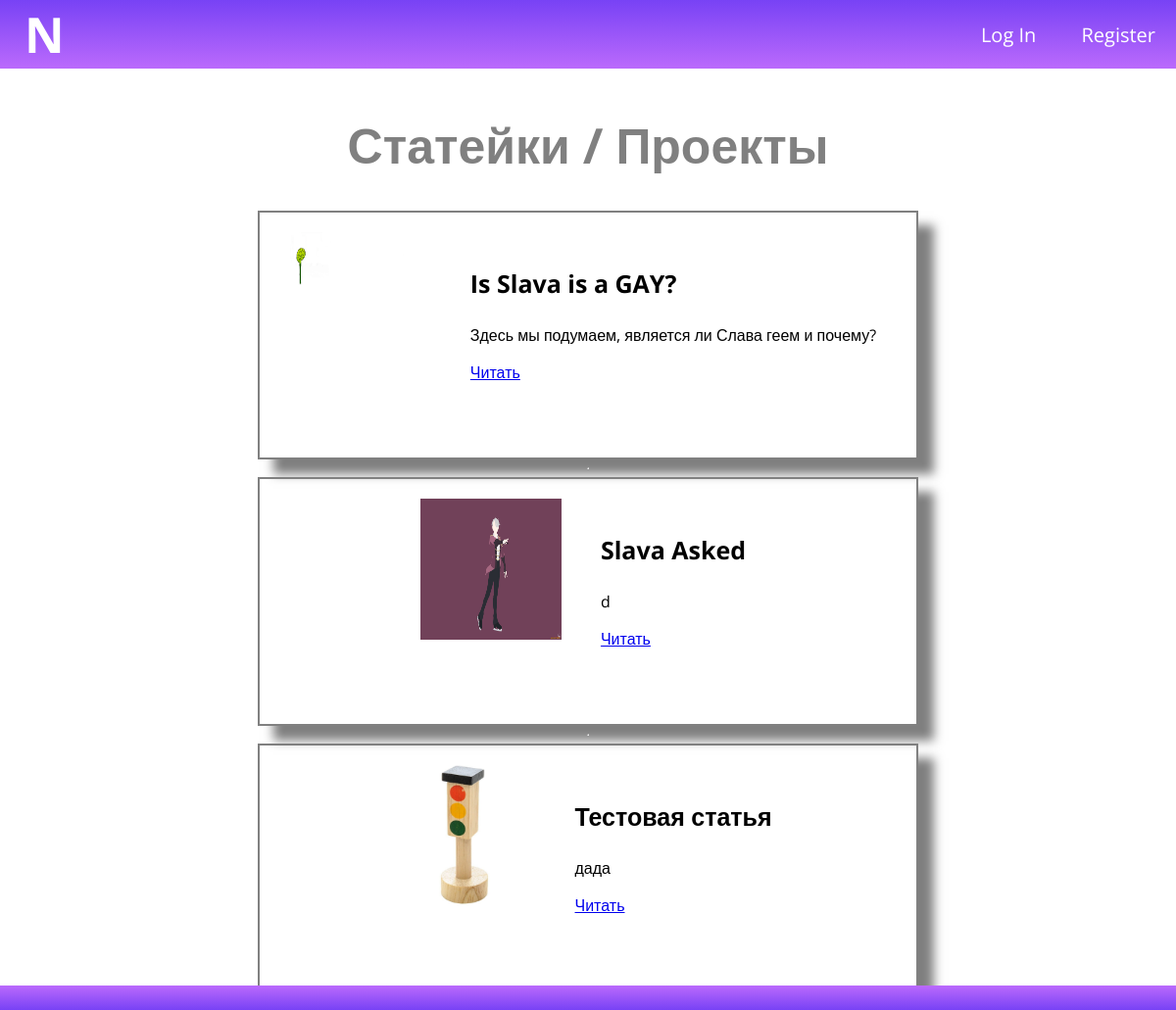
The page /articles/ on the database as committed earlier.
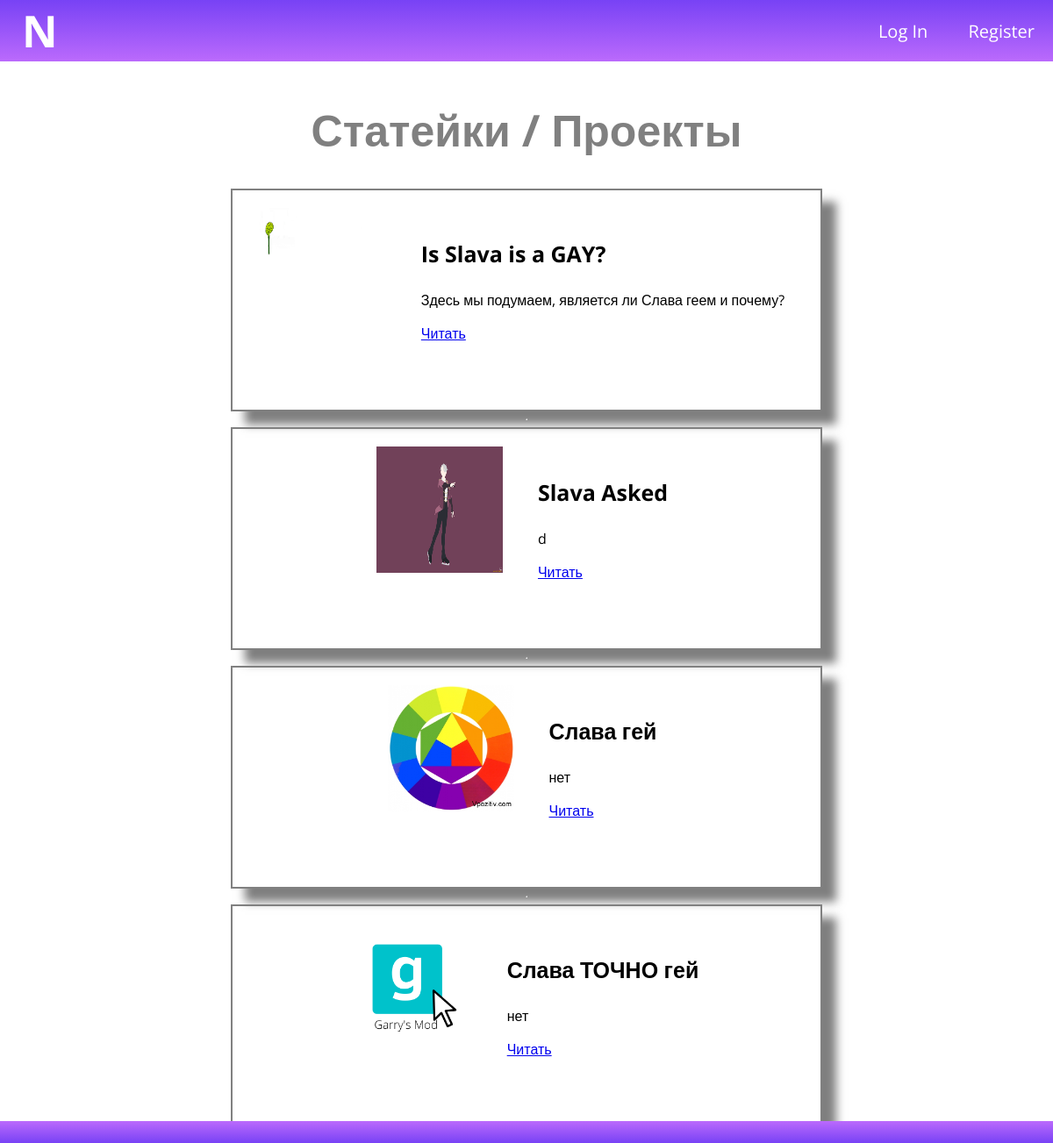
The same page on the database as committed later.
### article_maker/models.py (models this page shows, shortened)
class Post(models.Model):
    id = models.AutoField(unique=True, primary_key=True)
    author = models.ManyToManyField(User)
    title = models.CharField(max_length=50)
    text = models.TextField()
    Short_text = models.TextField(max_length=75, null=True)
    data = models.DateTimeField(auto_now=True)
    category = models.ForeignKey(Category, on_delete = models.CASCADE)
    img_for_post = models.ImageField(upload_to='images/', null=True, blank=True)

### article_maker/views.py (the view)
# urls.py: path('', article_maker)
def article_maker(request):
    context = {
        'posts': Post.objects.all()
    }
    return render(request, "posts/articles.html", context)

### templates/posts/articles.html (shortened to what this page needs)
<!DOCTYPE html>
{% load static %}
<html lang="en">
<head>
    <link rel="stylesheet" href="{% static 'style2.css' %}">
</head>
<body>
    <header class="for-header">
        <h1 id="button" class="link">N</h1>
        <div>
            <a href="/log_in" class="ul-header">Log In</a>
            <a href="/register" class="ul-header">Register</a>
        </div>
    </header>
    <main class="artic_page">
        <h1 class="article-h1">Статейки / Проекты</h1>
        <div class="articles_container">
            {% for post in posts %}
            <article class="post_container">
                <div class="for-pic">
                    <img src="{{post.img_for_post.url}}" alt="">
                </div>
                <div class="for_text">
                    <h3>{{ post.title }}</h3>
                    <p>{{ post.Short_text }}</p>
                    <a href="/post/{{post.id}}" class="justbutton">Читать</a>
                </div>
            </article>
            <hr>
            {% endfor %}
        </div>
    </main>
    <div class="slava"></div>
</body>
</html>

### static/style2.css (style rules this page uses)
body { margin: 0px; }
.for-header { background: linear-gradient(#7842f5, #bb6afc); height: 70px; position: fixed; top: 0px; left: 0px; font-family: 'Open Sans', sans-serif; color: white; display: flex; justify-content: space-between; align-items: center; flex-grow: 0; width: 100%; z-index: 1; }
.for-header h1 { margin-left:25px; }
.link { text-decoration: none; color: white; font-size: 50px; font-weight: bold; }
.ul-header { padding:21px; font-size: 20px; text-decoration: none; color: white; font-family: 'Open Sans', sans-serif; text-align: center; }
main { height: 100vh; display: flex; flex-direction: column; align-items: center; }
.article-h1, .post_title { font-family: 'Open Sans', sans-serif; color: gray; font-size: 50px; }
.articles_container { display: flex; flex-direction: column; align-items: center; }
.post_container { box-shadow: 16px 15px 10px rgba(0,0,0,0.5); height: 30vh; width: 55vw ; font-family: 'Open Sans', sans-serif; border: 2px solid gray; display: flex; flex-direction: row; align-items: flex-start; justify-content: center; padding: 5px; }
.post_container h3 { font-size: 25px; }
.for_text { padding: 25px; }
.for-pic img { height: 12vw; width: 12vw; padding: 15px; }
.slava { background: linear-gradient(#bb6afc,#7842f5); font-family: 'Open Sans', sans-serif; position: absolute; height: 25px; left: 0; bottom: 0; width: 100%; }
.artic_page { margin-top: 80px; display: flex; flex-direction: column; align-items: center; font-family: 'Open Sans', sans-serif; }

Rows that differ between the two databases and show on the page:
removed Post: img_for_post (picture), title "Тестовая статья", Short_text "дада"
added Post: img_for_post (picture), title "Слава гей", Short_text "нет"
added Post: img_for_post (picture), title "Слава ТОЧНО гей", Short_text "нет"
